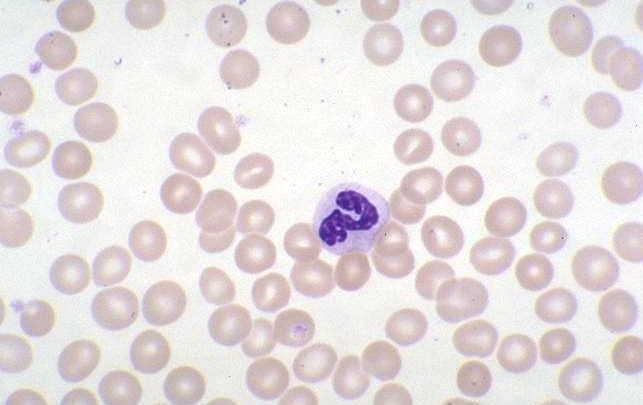
%> input picture d/img03.jpg, 643 x 405 px
$ octave --eval "result = segmentImageFcn(imread('d/img03.jpg'));"   (GNU Octave 9; MATLAB toolbox functions it lacks are replaced by stand-ins)
%> lines starting %> are read from the running program, lines starting %| are printed output that depends on the picture; in (x1, y1, x2, y2) boxes, pixels count from 0 and x2, y2 are one past the last pixel; in counts of white or black regions, pixels touching at a corner belong together; the program's own positions count from 1
function [BW,maskedImage] = segmentImageFcn(im)
%segmentImage segments image using auto-generated code from imageSegmenter App
%  [BW,MASKEDIMAGE] = segmentImage(IM) segments image IM using auto-generated
%  code from the imageSegmenter App. The final segmentation is returned in
%  BW and a masked image is returned in MASKEDIMAGE.

% Auto-generated by imageSegmenter app on 23-Apr-2022
%----------------------------------------------------


% Convert to grayscale
if size(im,3) == 3
	im = rgb2gray(im);
end

% Initialize segmentation with Otsu's threshold
level = graythresh(im);
%> level = 0.863
mask = im2bw(im,level);
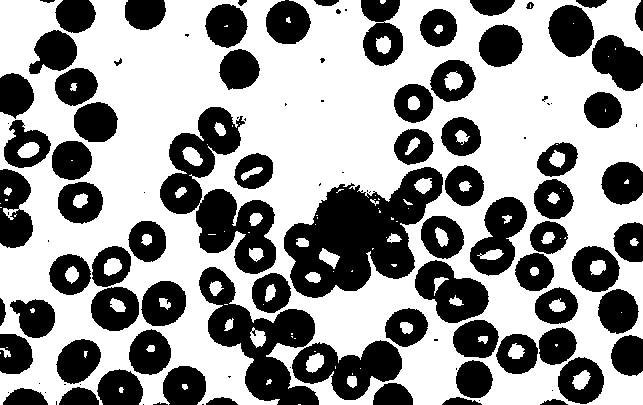
%> mask: size 405x643 logical; 59.3% white; 113 black regions (37 under 20 px), largest, box (x1, y1, x2, y2) and area: (284, 167, 443, 298) 10990, (160, 107, 276, 274) 8095, (199, 267, 319, 405) 6548

% Filter components by area
BW = bwareafilt(mask, [920 Inf]);
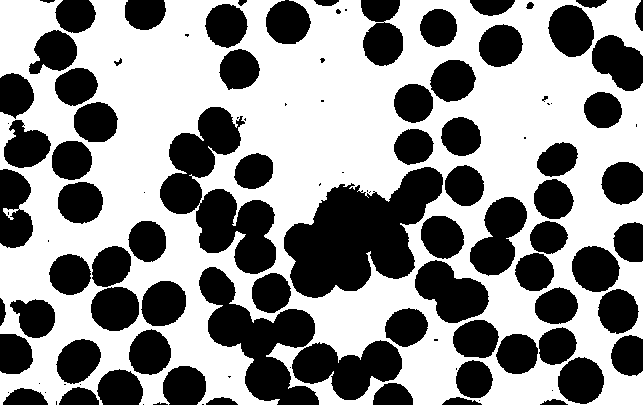
%> BW: size 405x643 logical; 56.5% white; 111 black regions (35 under 20 px), largest, box (x1, y1, x2, y2) and area: (284, 167, 443, 298) 11844, (160, 107, 276, 274) 8839, (199, 267, 319, 405) 7007
%BW = ~bwareafilt(~BW, [100 Inf]);

% Form masked image from input image and segmented image.
maskedImage = im;
maskedImage(~BW) = 0;
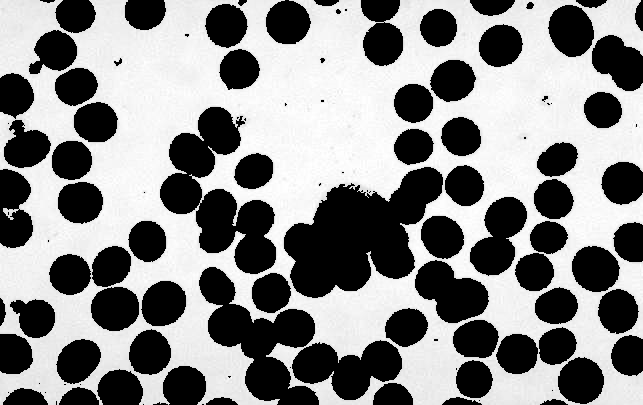
%> maskedImage: size 405x643 uint8; min 0, max 255, mean 136.6
BW = ~BW;
end

$ run again, on d/img04.jpg
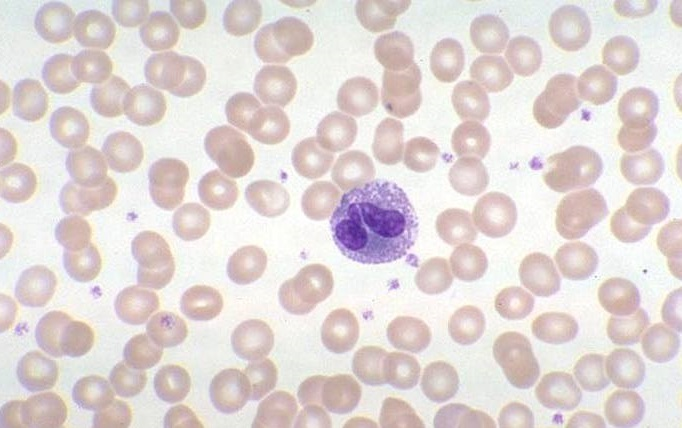
%> input picture d/img04.jpg, 682 x 428 px
%> level = 0.851
%> in segmentImageFcn, `mask = im2bw(im,level);`:
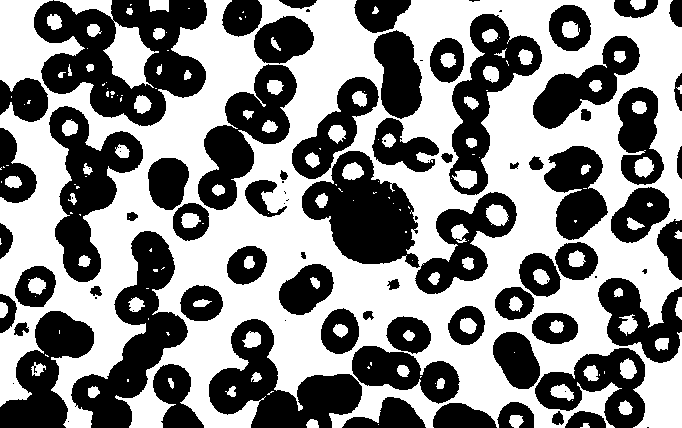
%> mask: size 428x682 logical; 54% white; 91 black regions (25 under 20 px), largest, box (x1, y1, x2, y2) and area: (34, 0, 207, 126) 12028, (71, 231, 188, 428) 8358, (302, 151, 420, 268) 7802
%> in segmentImageFcn, `maskedImage(~BW) = 0;`:
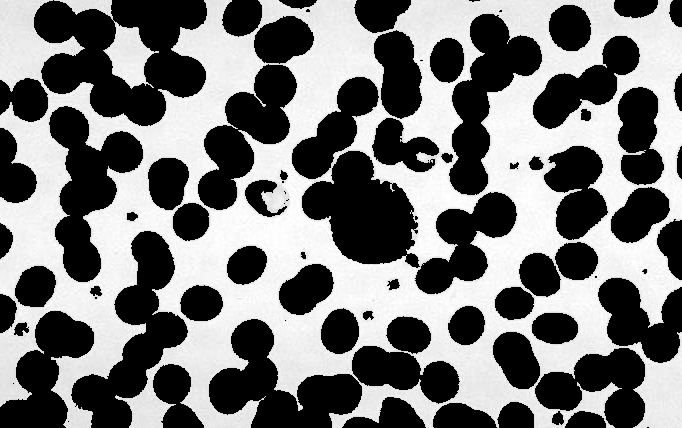
%> maskedImage: size 428x682 uint8; min 0, max 255, mean 119.8

$ run again, on d/img05.jpg
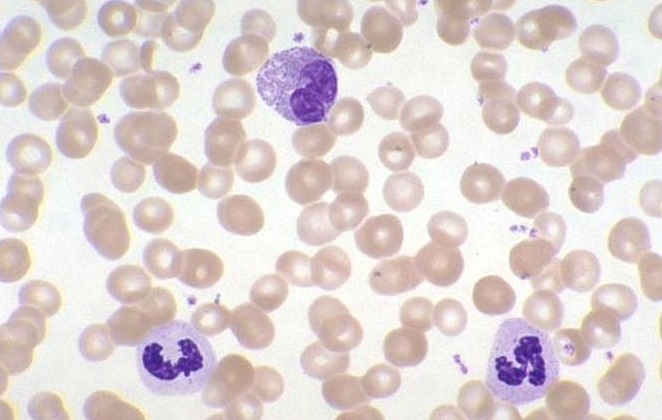
%> input picture d/img05.jpg, 662 x 420 px
%> level = 0.839
%> in segmentImageFcn, `mask = im2bw(im,level);`:
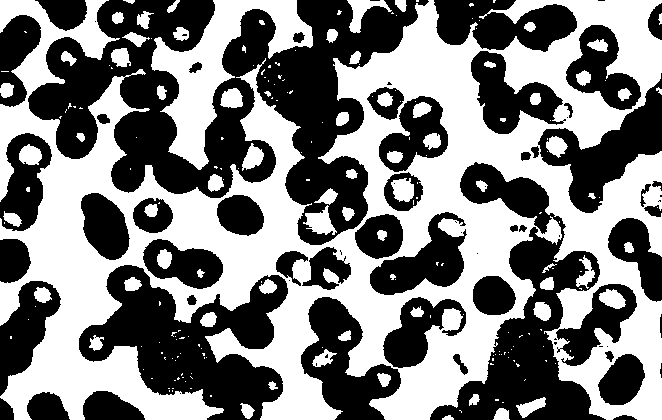
%> mask: size 420x662 logical; 49.9% white; 213 white regions (140 under 20 px), largest, box (x1, y1, x2, y2) and area: (0, 0, 662, 420) 118598, (151, 0, 313, 170) 8583, (347, 0, 392, 33) 554
%> in segmentImageFcn, `maskedImage(~BW) = 0;`:
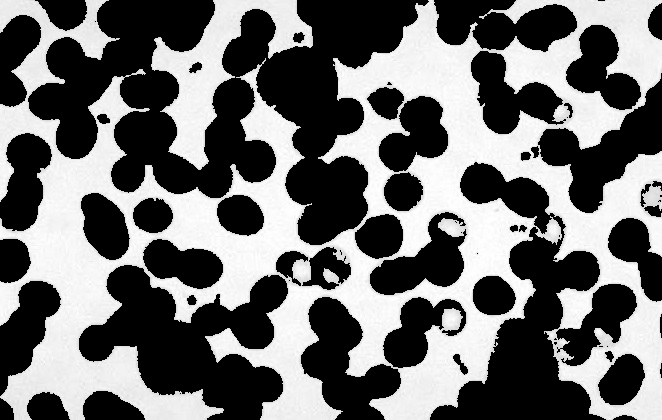
%> maskedImage: size 420x662 uint8; min 0, max 255, mean 110.3

$ run again, on d/img06.jpg
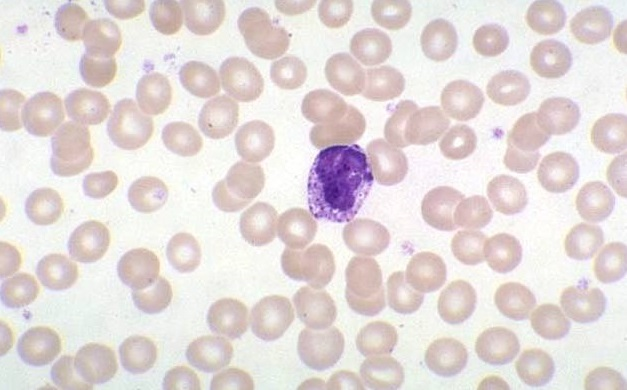
%> input picture d/img06.jpg, 627 x 390 px
%> level = 0.859
%> in segmentImageFcn, `mask = im2bw(im,level);`:
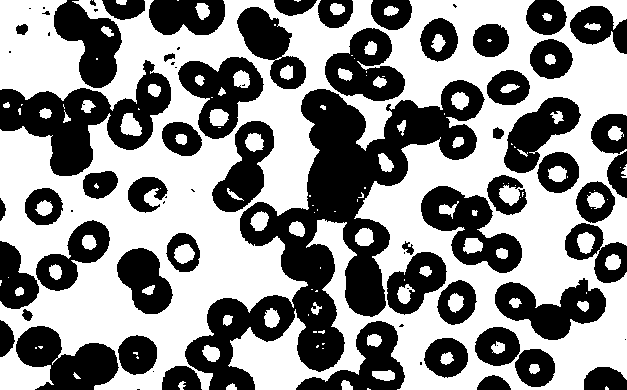
%> mask: size 390x627 logical; 55.8% white; 77 black regions (23 under 20 px), largest, box (x1, y1, x2, y2) and area: (185, 80, 485, 390) 27242, (0, 60, 171, 176) 7990, (421, 186, 522, 273) 4070
%> in segmentImageFcn, `maskedImage(~BW) = 0;`:
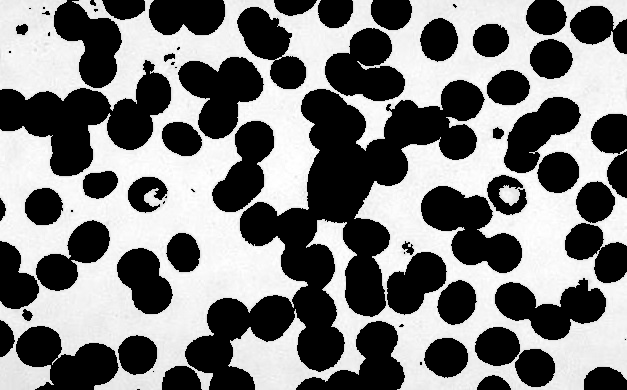
%> maskedImage: size 390x627 uint8; min 0, max 255, mean 125.3
